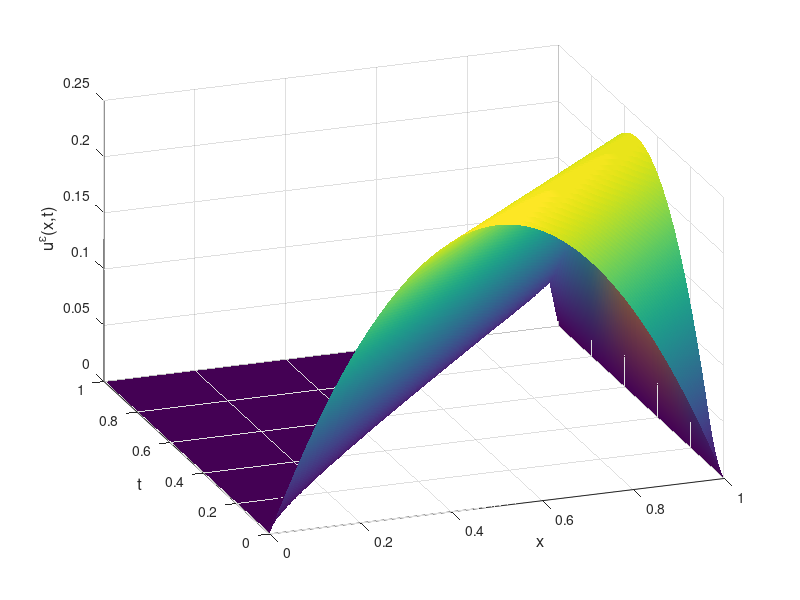

Write the MATLAB code that produced this figure.
close all;
clear all;
clc;

Tmax = 1.;
nx = 49;                    % number of space steps  
nt = 4999;                  % number of time steps
deltax = 1./(nx+1)        % deltax = x(2) - x(1)
deltat = Tmax/(nt+1)
s = deltat/deltax^2;
epsilon = 0.0;

x = linspace(0, 1, nx+2);
t = linspace(0, Tmax, nt+2);
v = zeros(nx+2, nt+2);

f = @(x)(x.*(1-x));
g = @(t)(0.);
h = @(t)(0.);
a = @(x)(1.);

% Initial condition
for j = 1:nx+2
    x_j = (j-1)*deltax;
    v(j,1) = f(x_j);
end

% Boundary condition
for m = 2:nt+2
    t_m = (m-1)*deltat;
    v(1,m) = g(t_m);
    v(nx+2,m) = h(t_m);
end

% Implementation of the scheme
alpha(1:nx-1) = -(deltat/deltax) - epsilon*s; 
beta(1:nx) = 1 + (deltat/deltax) + 2*epsilon*s;
gamma(1:nx-1) = -epsilon*s;
A = diag(alpha,-1) + diag(beta,0) + diag(gamma,1);
for m = 1:nt+1
    v_prev = v(2:nx+1, m);
    v(2:nx+1, m+1) = A\v_prev;
end

% Surface plot
[X,T] = meshgrid(x,t);

figure();
S = surf(X, T, v');
set(S, 'EdgeColor', 'none', 'FaceColor', 'interp');
%view([-55 30]);
view([-20 30]);
set(gcf, 'Color', 'w', 'Units', 'pixels', 'Position', [200 200 700 600]);
xlabel('x', 'FontSize', 12);
ylabel('t', 'FontSize', 12);
zlabel('u^\epsilon(x,t)', 'FontSize', 12);